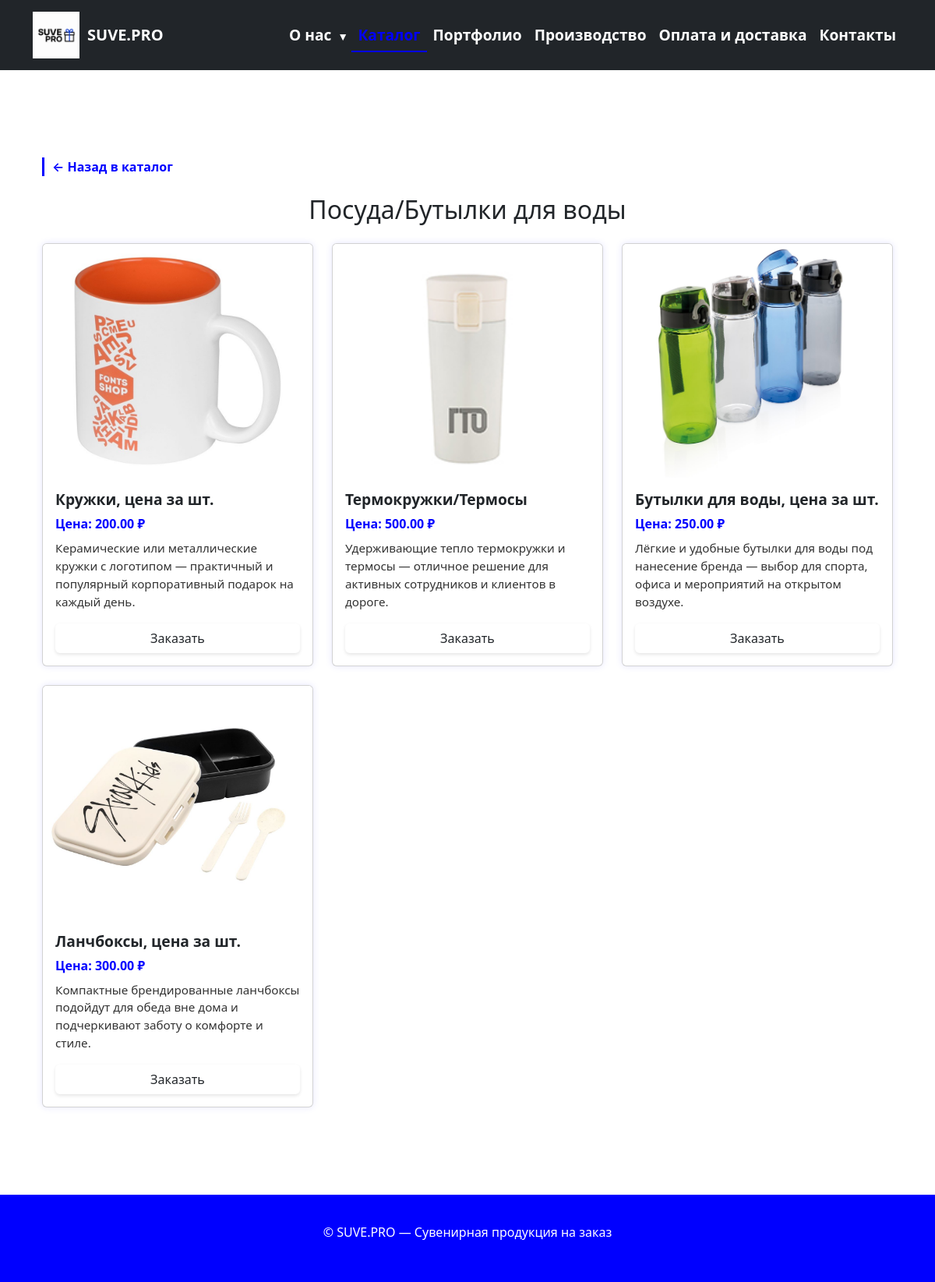
/catalog/posyda/, run on the app's committed database.
### myApp/models.py (models this page shows, shortened)
class Category(models.Model):
    name = models.CharField(max_length=100)
    slug = models.SlugField(unique=True, blank=True)
    image = models.ImageField(upload_to='categories/', blank=True, null=True)

class Product(models.Model):
    category = models.ForeignKey(Category, on_delete=models.CASCADE, null=True)
    name = models.CharField(max_length=100)
    description = models.TextField()
    price = models.DecimalField(max_digits=8, decimal_places=2)
    image = models.ImageField(upload_to='products/', blank=True, null=True)
    slug = models.SlugField(unique=True, blank=True)

### myApp/views.py (the view)
# urls.py: path('catalog/<slug:slug>/', views.category_products, name='category_products'),
def category_products(request, slug):
    category = get_object_or_404(Category, slug=slug)
    products = Product.objects.filter(category=category)
    return render(request, 'category_products.html', {
        'category': category,
        'products': products
    })

### myApp/templates/category_products.html (shortened to what this page needs)
{% extends 'base.html' %}
{% load static %}
{% block content %}
<div class="container my-5">
  <a href="{% url 'catalog' %}" class="back-button">
    ← Назад в каталог
  </a>
  <h1 class="catalog-title">{{ category.name }}</h1>
  <div class="row">
    {% for product in products %}
    <div class="col-md-4 mb-4">
      <div class="card product-card h-100 d-flex flex-column">
        {% if product.image %}
        <div class="product-img-wrapper">
          <img src="{{ product.image.url }}" class="card-img-top product-img" alt="{{ product.name }}">
        </div>
        {% endif %}
        <div class="card-body d-flex flex-column">
          <h5 class="product-name">{{ product.name }}</h5>
          <p class="product-price">Цена: {{ product.price }} ₽</p>
          <p class="product-description">{{ product.description|truncatewords:20 }}</p>
          <a href="{% url 'contacts' %}#contact-form" class="btn btn-order mt-auto">Заказать</a>
        </div>
      </div>
    </div>
    {% endfor %}
  </div>
</div>
{% endblock %}

### static/styles.css (style rules this page uses)
body { font-family: 'Montserrat', sans-serif; margin: 0; padding: 0; min-height: 100vh; display: flex; flex-direction: column; background-color: #ffffff; }
.container { padding-top: 20px; padding-bottom: 20px; }
h1, h2 { font-weight: 800; font-size: 2rem; text-align: center; margin-bottom: 30px; }
.back-button { display: inline-block; margin-bottom: 1.5rem; font-size: 1rem; color: #0000FF; text-decoration: none; font-weight: 600; transition: all 0.3s ease; border-left: 3px solid #0000FF; padding-left: 10px; }
body { font-family: 'Helvetica Neue', Helvetica, Arial, sans-serif; color: #1a1a1a; background-color: #fff; line-height: 1.7; }
body { background-color: #f8f9fa; color: #000; margin: 0; padding: 0; }
.card { border: none; box-shadow: 0 0 10px rgba(0, 0, 255, 0.1); border-radius: 16px; transition: transform 0.2s ease; height: 100%; overflow: hidden; display: flex; flex-direction: column; }
.card-img-top { height: 300px; object-fit: cover; border-top-left-radius: 16px; border-top-right-radius: 16px; }
.card-body { padding: 1rem; display: flex; flex-direction: column; flex-grow: 1; }
.card-title, .product-name { font-weight: 700; font-size: 1.2rem; margin-bottom: 0.5rem; }
.product-price { font-weight: 600; color: #0000FF; margin-bottom: 0.5rem; }
.card-text, .product-description { flex-grow: 1; font-size: 0.95rem; margin-bottom: 1rem; color: #333333; }
.btn-order { background-color: #0000FF; color: #fff; width: 100%; text-align: center; padding: 0.6rem 1rem; font-weight: 600; transition: all 0.3s ease; border-radius: 6px; margin-top: auto; opacity: 1; box-shadow: 0 2px 4px rgba(0, 0, 0, 0.1); transform: translateY(0); }
body, html { overflow-x: hidden; }
body { background-color: #ffffff; color: #000000; font-family: 'Arial', sans-serif; }
h1, h2 { font-weight: 700; }
.catalog-title { font-size: 2rem; margin-bottom: 1.5rem; }
h1 { font-size: 3rem; font-weight: 800; color: #0000FF; text-align: center; margin-bottom: 3rem; position: relative; animation: fadeInDown 0.8s ease-out; }

### data on the page
Category: name "Посуда/Бутылки для воды"
Product: image (picture), name "Кружки, цена за шт.", price "200.00", description "Керамические или металлические кружки с логотипом — практичный и популярный корпоративный подарок на каждый день."
Product: image (picture), name "Термокружки/Термосы", price "500.00", description "Удерживающие тепло термокружки и термосы — отличное решение для активных сотрудников и клиентов в дороге."
Product: image (picture), name "Бутылки для воды, цена за шт.", price "250.00", description "Лёгкие и удобные бутылки для воды под нанесение бренда — выбор для спорта, офиса и мероприятий на открытом воздухе."
Product: image (picture), name "Ланчбоксы, цена за шт.", price "300.00", description "Компактные брендированные ланчбоксы подойдут для обеда вне дома и подчеркивают заботу о комфорте и стиле."
